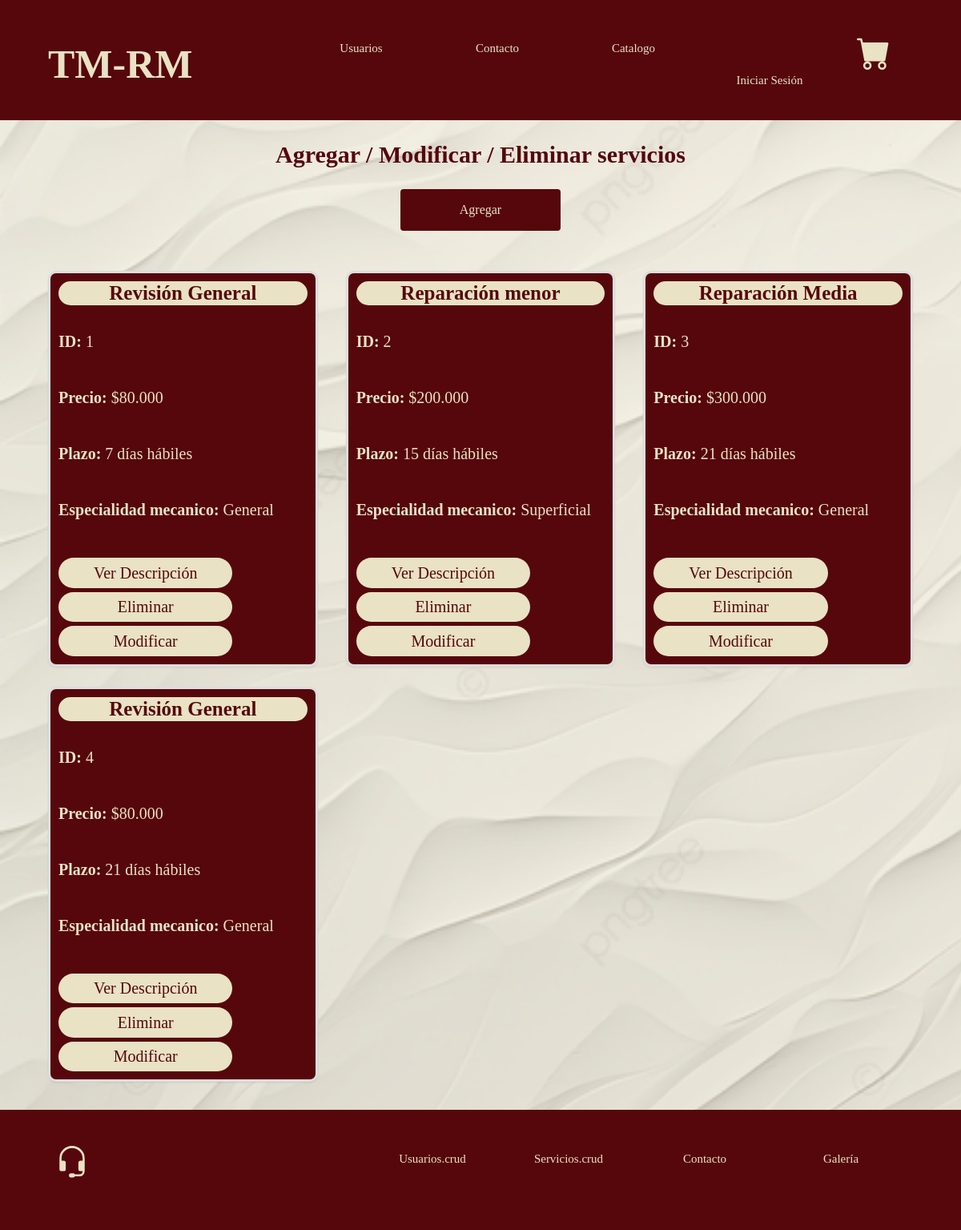
The page /servicio_list on the database its author committed.
### taller1/models.py (models this page shows, shortened)
class Servicio(models.Model):
    id_servicio =  models.CharField(primary_key=True, max_length=10)
    nombre_serv =  models.CharField(max_length=20)
    precio = models.CharField(max_length=11)
    plazo_entrega = models.CharField(max_length=20)
    descripcion_servicio = models.CharField(max_length=500)
    especialidad_me = models.CharField(max_length=100, blank=True, null=True)

### taller1/views.py (the view)
# urls.py: path('servicio_list', views.servicio_list, name='servicio_list'),
def servicio_list(request):
    servicios = Servicio.objects.all()
    context = {"servicios": servicios}
    return render(request, 'taller1/servicio_list.html', context)

### taller1/templates/taller1/servicio_list.html (shortened to what this page needs)
{% extends 'taller1/base.html' %}
{% load static %}
{% block content %}
<div>
    <h1 class="subtitulo centrar-texto no-margin">Agregar / Modificar / Eliminar servicios</h1>
</div>
<a style="display: block; width: 200px; margin: 0 auto; text-align: center; padding: 10px 20px; background-color: var(--ColorPrincipal); color: var(--colorSecundario); border-radius: 4px; text-decoration: none; font-size: 1.6rem;" href="{% url 'servicio_add' %}">
  Agregar
</a>
<div class="container">
    <div class="row">
        {% for x in servicios %}
        <div class="col-md-4 texto_catalogo">
            <div class="mb-4 shadow-sm p-3 card texto_catalogo">
                <h5 class="text-center titulo_servicio">{{ x.nombre_serv }}</h5>
                <p class="texto_card precio_servicio"><strong>ID:</strong> {{ x.id_servicio }}</p>
                <p class="texto_card precio_servicio"><strong>Precio:</strong> {{ x.precio }}</p>
                <p class="texto_card plazo_servicio"><strong>Plazo:</strong> {{ x.plazo_entrega }}</p>
                <p class="texto_card plazo_servicio"><strong>Especialidad mecanico:</strong> {{ x.especialidad_me }}</p>
                <button type="button" class="btn btn-primary boton__modal"
                        data-bs-toggle="modal"
                        data-bs-target="#serviceModal"
                        data-nombre="{{ x.nombre_serv }}"
                        data-descripcion="{{ x.descripcion_servicio }}">
                    Ver Descripción
                </button>
                <a href="{% url 'servicio_del' pk=x.id_servicio %}" class="btn btn-secondary boton__modal mt-2" ">Eliminar</a>
                <a href="{% url 'servicio_edit' pk=x.id_servicio %}" class="btn btn-secondary boton__modal mt-2" ">Modificar</a>
            </div>
        </div>
        {% endfor %}
    </div>
</div>
{% endblock %}

### taller1/static/css/Styles.css (style rules this page uses)
:root { --ColorPrincipal: #56070C; --colorSecundario: #e9e2c4; --colorFormularioFondo: #56070ce0; --colorFormulario: #eae2c337; --fuenteHeading: 'Segoe UI', Tahoma, Geneva, Verdana, sans-serif --fuenteParrafos: 'Open Sans', sans-serif; }
html { box-sizing: border-box; font-size: 62.5%; }
*, *:before, *:after { box-sizing: inherit; }
body { font-family: var(--fuenteParrafos); font-size: 1rem; line-height: 2; margin: 0; background-image: url('/static/img/fondo2.png'); background-size: cover; background-attachment: fixed; }
a { text-decoration: none; }
h1, h2, h3, h4 { font-family: var(--fuenteHeading); line-height: 1.2; }
h1 { font-size: 7rem; }
.no-margin { margin: 0; }
.centrar-texto { text-align: center; }
.subtitulo { color: var(--ColorPrincipal); font-size: 3rem; font-family: var(--fuenteHeading); margin: 2.5rem; font-weight: 800; }
.card { background-color: var(--ColorPrincipal); margin: 1rem; padding: 1.5rem; }
.boton__modal { border: none; outline: 0; color: var(--colorSecundario); background-color: var(--colorFormularioFondo); text-align: center; cursor: pointer; width: 100%; font-size: 2rem; }
.container { margin-top: 2rem; padding: 2rem; }
.row { display: flex; flex-wrap: wrap; }
.card { border-radius: 10px; border: 3px solid #ddd; transition: transform 0.3s, box-shadow 0.3s; }
.titulo_servicio { font-size: 2.5em; color: var(--ColorPrincipal); font-weight: bold; background-color: var(--colorSecundario); border-radius: 1em; }
.precio_servicio, .plazo_servicio { font-size: 2em; color: var(--colorSecundario); }
.texto_card { margin-bottom: 10px; margin-top: 2rem; }
.boton__modal { width: 70%; text-align: center; margin-top: 3rem; border-radius: 1em; }
.btn-primary { background-color: var(--colorSecundario); border-color: var(--colorSecundario); color: var(--ColorPrincipal); font-size: 2rem; border-radius: 1em; }
.btn-secondary { background-color: var(--colorSecundario); border-color: var(--colorSecundario); color: var(--ColorPrincipal); font-size: 2rem; border-radius: 1em; }

### rows shown on the page
Servicio: nombre_serv "Revisión General", id_servicio "1", precio "$80.000", plazo_entrega "7 días hábiles", especialidad_me "General"
Servicio: nombre_serv "Reparación menor", id_servicio "2", precio "$200.000", plazo_entrega "15 días hábiles", especialidad_me "Superficial"
Servicio: nombre_serv "Reparación Media", id_servicio "3", precio "$300.000", plazo_entrega "21 días hábiles", especialidad_me "General"
Servicio: nombre_serv "Revisión General", id_servicio "4", precio "$80.000", plazo_entrega "21 días hábiles", especialidad_me "General"
